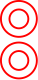

Source code (Python):
from laser.util import *


d = panel('k40_lid_washer.svg', 10, 21)

def washer(d, x, y):
    d.add(d.circle((x, y), 5/2, **cut))
    d.add(d.circle((x, y), 9.5/2, **cut))
bind_method(d, washer)

d.washer(5, 5)
d.washer(5, 16)

d.save()
